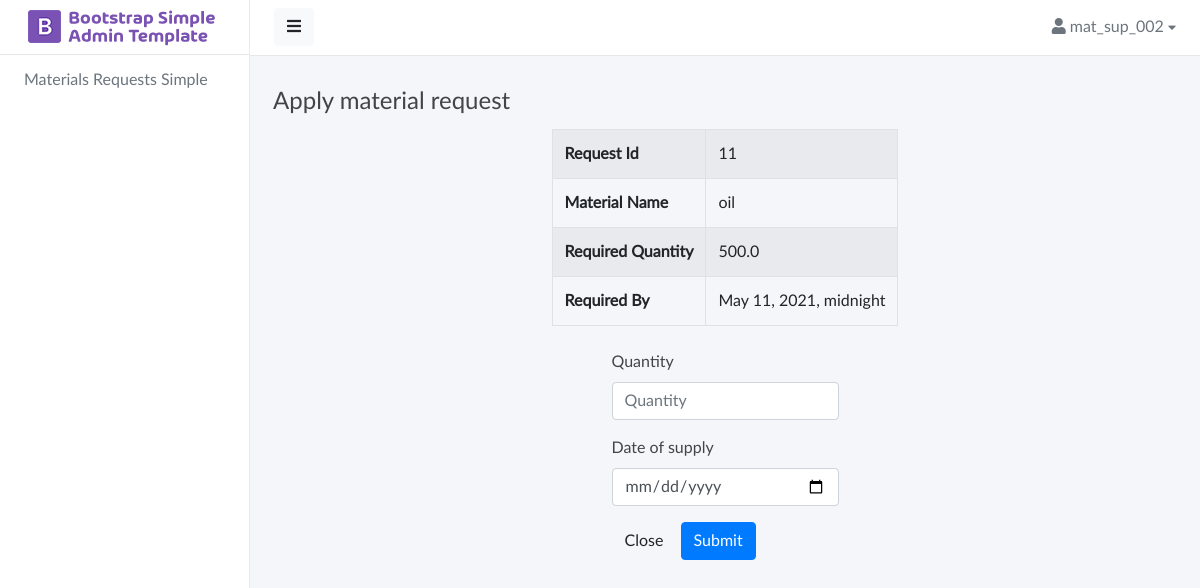
The page /materials/suppliers/apply/11 (signed in) on the database its author committed.
### materials/models.py (models this page shows)
class MaterialRequest(models.Model):
	material_name = models.CharField(max_length = 50)
	quantity = models.FloatField()
	date_required_by = models.DateTimeField()
	sent_to_all_suppliers = models.BooleanField(default=False)
	quote_selected = models.ForeignKey('materials.SupplierQuotation',related_name="%(app_label)s_%(class)s_quote_selected",null=True,on_delete=models.SET_NULL)
	created_by = models.ForeignKey(User,related_name="%(app_label)s_%(class)s_created_by",on_delete=models.CASCADE)
	created_at = models.DateTimeField(auto_now_add=True)
	updated_at = models.DateTimeField(auto_now=True)

### materials/views.py (the view)
# urls.py: path('suppliers/apply/<int:id>',views.suppliers_apply,name='suppliers_apply'),
@login_required(login_url=reverse_lazy('login'))
def suppliers_apply(request,id):
     obj = MaterialRequest.objects.get(id=id)
     if request.method == 'POST':
          form = SupplierQuotationForm(request.POST)
          if form.is_valid():
               obj2 = form.save(commit=False)
               obj2.created_by = request.user
               obj2.material_request = obj
               obj2.save()
               messages.success(request, 'Applied')
               return redirect(reverse('materials:suppliers'))
          else:
               return render(request, 'materials/suppliers_apply.html',dict(form=form,title="Apply material request",obj=obj))
     else:
          form = SupplierQuotationForm()
          return render(request, 'materials/suppliers_apply.html',dict(form=form,title="Apply material request",obj=obj))

### materials/forms.py
class SupplierQuotationForm(forms.ModelForm):
	class Meta:
		model = SupplierQuotation
		exclude = ['created_at','updated_at','created_by','material_request','quote_status']
	def __init__(self, *args, **kwargs):
		super().__init__(*args, **kwargs)
		self.fields["date_of_supply"].widget = DateInput()

### materials/templates/materials/suppliers_apply.html (shortened to what this page needs)
{% extends "materials/base.html" %}
{% load static %}
{% load i18n %}
{% load bootstrap4 %}
{% block content %}
<div class="row justify-content-center align-items-center my-2">
       <div class="table-responsive">
            <table class="mx-auto w-auto table table-striped table-bordered table-hover dataTables-devices">
                <tbody>
                	<tr>
                        <th>
                        	Request Id
                        </th>
                        <td>{{obj.id}}</td>
                    </tr>
                    <tr>
                        <th>
                        	Material Name
                        </th>
                        <td>{{obj.material_name}}</td>
                    </tr>
                    <tr>
                        <th>
                        	Required Quantity
                        </th>
                        <td>{{obj.quantity}}</td>
                    </tr>
                    <tr>
                        <th>
                        	Required By
                        </th>
                        <td>{{obj.date_required_by}}</td>
                    </tr>
                </tbody>
            </table>
        </div>
</div>
<div class="row justify-content-center align-items-center my-2">
    <form class="form" action={% url "materials:suppliers_apply" id=obj.id %} method="post">
      {% bootstrap_form form %}
      <button type="button" class="btn btn-white" data-dismiss="modal">Close</button>
      <button type="submit" class="btn btn-primary">
        Submit
      </button>
    </form>
</div>
{% endblock content %}

### materials/templates/materials/navmenu_top.html (shortened to what this page needs)
{% load static %}
{% load i18n %}
<nav class="navbar navbar-expand-lg navbar-white bg-white">
    <button type="button" id="sidebarCollapse" class="btn btn-light"><i class="fas fa-bars"></i></button>
    <div class="collapse navbar-collapse" id="navbarSupportedContent">
        <ul class="nav navbar-nav ml-auto">
            <li class="nav-item dropdown">
                <div class="nav-dropdown">
                    <a href="" class="nav-item nav-link dropdown-toggle text-secondary" data-toggle="dropdown"><i class="fas fa-user"></i> <span>{{request.user}}</span> <i style="font-size: .8em;" class="fas fa-caret-down"></i></a>
                </div>
            </li>
        </ul>
    </div>
</nav>

### materials/static/materials/css/master.css (style rules this page uses)
body, h1, .h1, h2, .h2, h3, .h3, h4, .h4, h5, .h5, h6, .h6, p, a, td { -moz-osx-font-smoothing: grayscale; -webkit-font-smoothing: antialiased; }
body { width: 100%; height: 100%; background: #f4f6fa; font-family: "Lato", "Helvetica Neue", Arial, Helvetica, sans-serif; font-size: 1rem; color: #444; }
#body>.navbar { padding: 0 1.5rem; min-height: 54px; box-shadow: none; border-bottom: 1px solid rgba(101, 109, 119, .16); }
a, a:hover, a:focus { color: inherit; text-decoration: none; transition: all 0.3s; }
.table td, .table th { vertical-align: middle; }
@media (min-width: 200px) { .navbar-expand-lg .navbar-collapse { display: -ms-flexbox !important; display: flex !important; -ms-flex-preferred-size: auto; flex-basis: auto; } }
@media (min-width: 200px) { .navbar-expand-lg .navbar-nav { -ms-flex-direction: row; flex-direction: row; } }

### materials/static/materials/components/navbar/navbar-dropdowns.css (style rules this page uses)
.nav-dropdown .nav-link { color: #B2EBF2; line-height: 1.42857; padding: 1rem 0 1rem 1rem !important; }
.nav-dropdown .nav-link::after { display: none; }

### rows shown on the page
MaterialRequest: id "11", material_name "oil", quantity "500.0", date_required_by "May 11, 2021, midnight"

### other values the page prints
{{ request.user }} "mat_sup_002"
{{ title }} "Apply material request"
